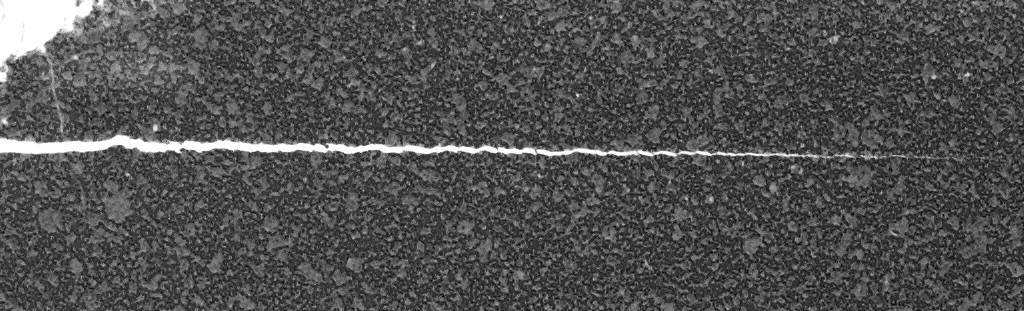
#> input picture 0_0.png, 1024 x 311 px
$ python main.py 0_0.png
#> lines starting #> are read from the running program, lines starting #| are printed output that depends on the picture
import cv2
import sys

def getSliceEnd(start, slice_size,width):
    slice_end = start+slice_size
    if(slice_end > width):
        slice_end = width
    return slice_end

def sliceImage(filename,  offset=0):
#> called with filename = '0_0.png', offset = 0
    img = cv2.imread(filename)
#> img is the input picture: shape (311, 1024, 3); min 0, max 255, mean 80.3
    height, width, channels = img.shape
#> height = 311; width = 1024; channels = 3
    print('width:  ', width)
#| width:   1024
    print('height: ', height)
#| height:  311
    print('channel:', channels)
#| channel: 3

    #hsv_img = cv2.cvtColor(img, cv2.COLOR_BGR2HSV)
    #h_image, s_image, v_image = cv2.split(hsv_img)

    #v_image = (255-v_image)

    v_image = ~img
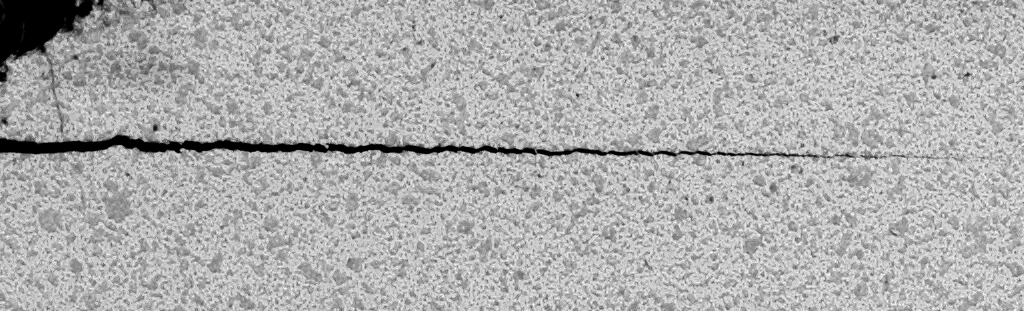
#> v_image: shape (311, 1024, 3); min 0, max 255, mean 174.7

    images = []

    slices_size = 512
    number_of_slices = int ((width-offset)/slices_size)
#> number_of_slices = 2

    if(width%slices_size>0):
        number_of_slices=number_of_slices+1

    slice_start = offset
    slice_end = getSliceEnd(slice_start,slices_size,width)
#> slice_end = 512

    print("Number of slices " + str(number_of_slices))
#| Number of slices 2

    for i in range(0,number_of_slices):
        slice_end = getSliceEnd(slice_start, slices_size, width)
        print(str(slice_start) + " " + str(slice_end))
        #temp_image = img
        #images.append(temp_image[0:height, slice_start:slice_end])
        images.append(v_image[0:height, slice_start:slice_end])
        slice_start = slice_start+slices_size
#> after the loop, images = 2 items; slice_start = 1024

    counter = 0
    for image in images:
        cv2.imwrite(str(offset)+"_"+str(counter)+".png", image)
        counter = counter+1
#> this loop made 2 passes
#> counter on passes 1 to 2: 1, 2
#> pass 1, in sliceImage, `cv2.imwrite(str(offset)+"_"+str(counter)+".png", image)`:
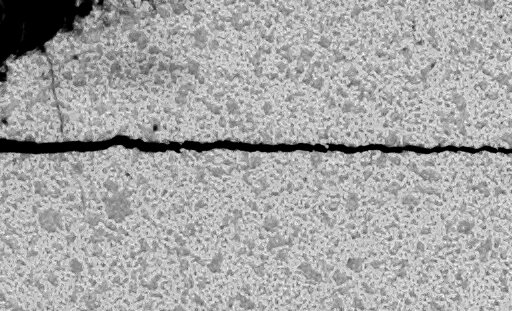
#> saved as 0_0.png: shape (311, 512, 3); min 0, max 253, mean 167.2
#> pass 2, in sliceImage, `cv2.imwrite(str(offset)+"_"+str(counter)+".png", image)`:
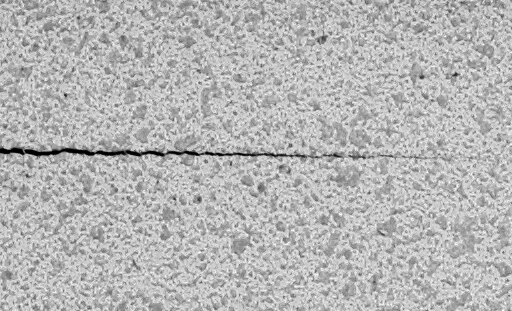
#> saved as 0_1.png: shape (311, 512, 3); min 0, max 255, mean 182.2
#> after the loop, counter = 2


# Press the green button in the gutter to run the script.
if __name__ == '__main__':
    if(len(sys.argv) < 2):
        print("Usage: script image.png")
        sys.exit(1)
    sliceImage(sys.argv[1])
    sliceImage(sys.argv[1],256)
#> call 2 of sliceImage, with filename = '0_0.png', offset = 256
#| width:   512
#| height:  311
#| channel: 3
#> in sliceImage (call 2), `v_image = ~img`:
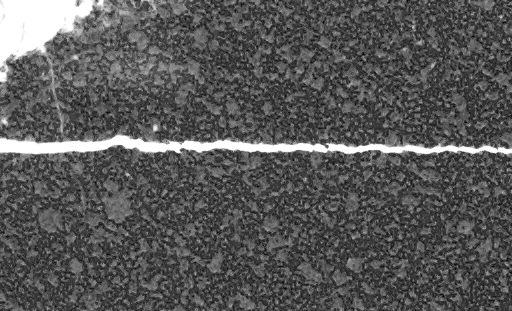
#> v_image: shape (311, 512, 3); min 2, max 255, mean 87.8
#| Number of slices 0
#> after the loop in sliceImage (call 2), `for i in range(0,number_of_slices):`: images = []; slice_start = 256
#> after the loop in sliceImage (call 2), `for image in images:`: counter = 0


# See PyCharm help at https://www.jetbrains.com/help/pycharm/

$ run again, on 0_2.png
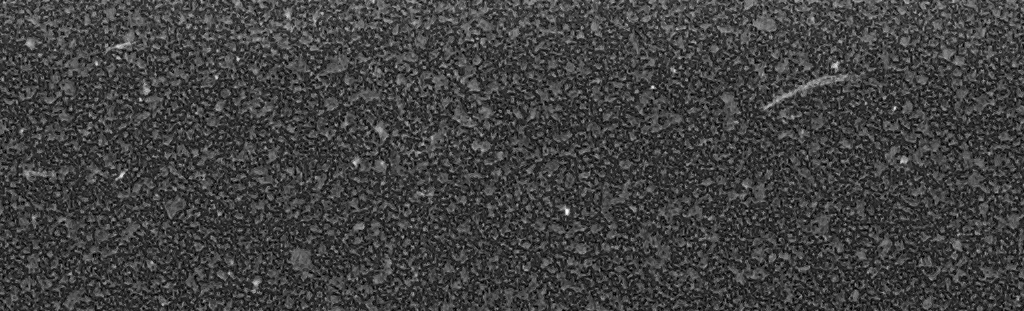
#> input picture 0_2.png, 1024 x 311 px
#> in sliceImage, img is the input picture: shape (311, 1024, 3); min 0, max 253, mean 64.4
#| width:   1024
#| height:  311
#| channel: 3
#| Number of slices 2
#> after the loop in sliceImage, `for i in range(0,number_of_slices):`: images = 2 items; slice_start = 1024
#> the loop in sliceImage, `for image in images:` made 2 passes
#> counter on passes 1 to 2: 1, 2
#> pass 1, in sliceImage, `cv2.imwrite(str(offset)+"_"+str(counter)+".png", image)`:
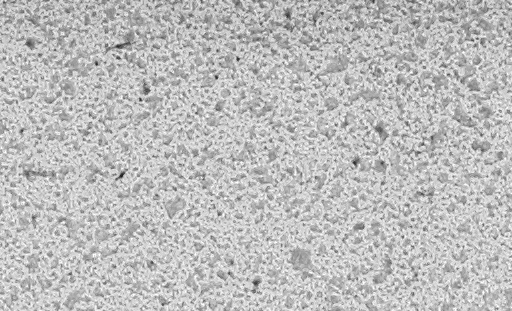
#> saved as 0_0.png: shape (311, 512, 3); min 28, max 255, mean 190
#> after the loop in sliceImage, `for image in images:`: counter = 2
#| width:   1024
#| height:  311
#| channel: 3
#| Number of slices 1
#> after the loop in sliceImage (call 2), `for i in range(0,number_of_slices):`: images = 1 item; slice_start = 768
#> the loop in sliceImage (call 2), `for image in images:` made 1 pass
#> pass 1, in sliceImage (call 2), `cv2.imwrite(str(offset)+"_"+str(counter)+".png", image)`:
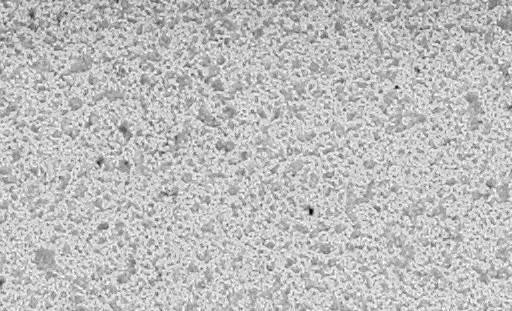
#> saved as 256_0.png: shape (311, 512, 3); min 2, max 255, mean 190.4
#> after the loop in sliceImage (call 2), `for image in images:`: counter = 1

$ run again, on 0_3.png
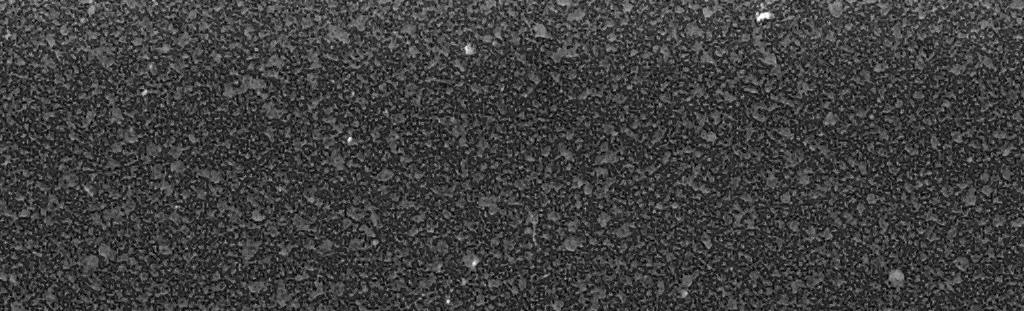
#> input picture 0_3.png, 1024 x 311 px
#> in sliceImage, img is the input picture: shape (311, 1024, 3); min 0, max 255, mean 62.7
#| width:   1024
#| height:  311
#| channel: 3
#| Number of slices 2
#> after the loop in sliceImage, `for i in range(0,number_of_slices):`: images = 2 items; slice_start = 1024
#> the loop in sliceImage, `for image in images:` made 2 passes
#> counter on passes 1 to 2: 1, 2
#> pass 1, in sliceImage, `cv2.imwrite(str(offset)+"_"+str(counter)+".png", image)`:
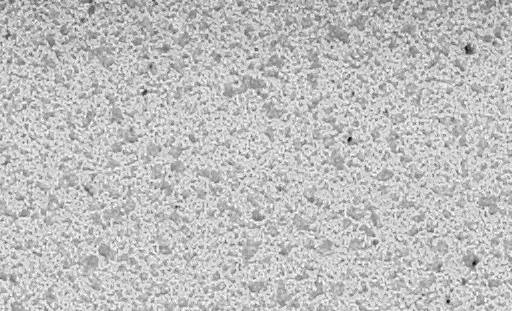
#> saved as 0_0.png: shape (311, 512, 3); min 11, max 255, mean 191.9
#> after the loop in sliceImage, `for image in images:`: counter = 2
#| width:   1024
#| height:  311
#| channel: 3
#| Number of slices 1
#> after the loop in sliceImage (call 2), `for i in range(0,number_of_slices):`: images = 1 item; slice_start = 768
#> the loop in sliceImage (call 2), `for image in images:` made 1 pass
#> pass 1, in sliceImage (call 2), `cv2.imwrite(str(offset)+"_"+str(counter)+".png", image)`:
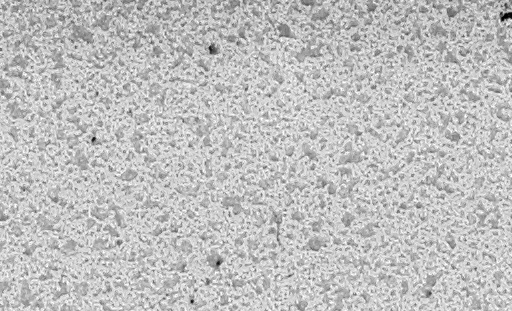
#> saved as 256_0.png: shape (311, 512, 3); min 0, max 255, mean 192.1
#> after the loop in sliceImage (call 2), `for image in images:`: counter = 1

$ run again, on 0_4.png
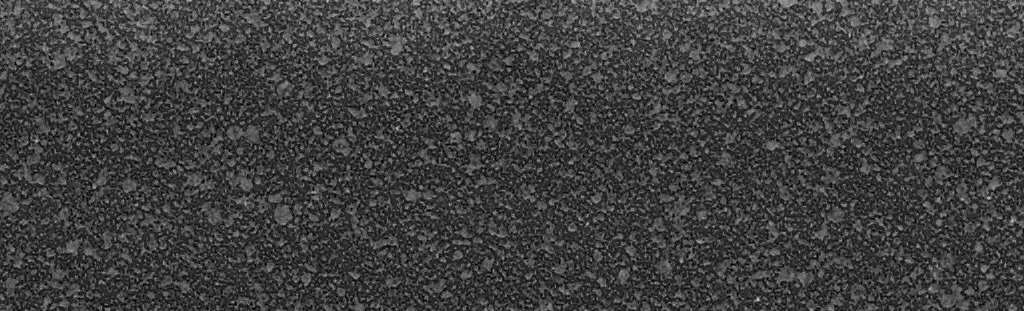
#> input picture 0_4.png, 1024 x 311 px
#> in sliceImage, img is the input picture: shape (311, 1024, 3); min 0, max 201, mean 63.8
#| width:   1024
#| height:  311
#| channel: 3
#> in sliceImage, `v_image = ~img`:
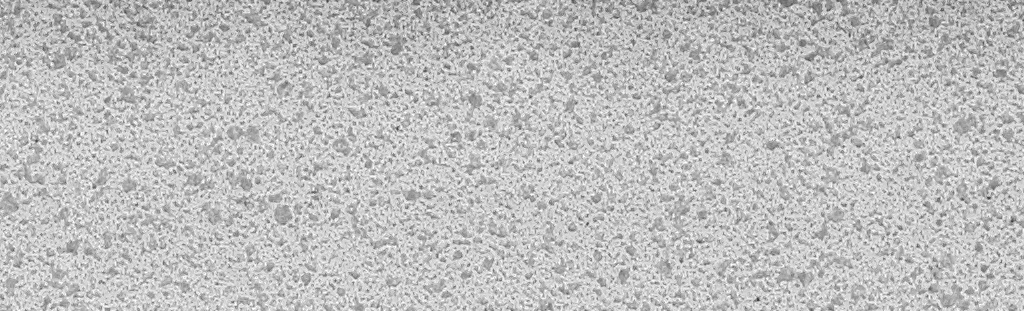
#> v_image: shape (311, 1024, 3); min 54, max 255, mean 191.2
#| Number of slices 2
#> after the loop in sliceImage, `for i in range(0,number_of_slices):`: images = 2 items; slice_start = 1024
#> the loop in sliceImage, `for image in images:` made 2 passes
#> counter on passes 1 to 2: 1, 2
#> after the loop in sliceImage, `for image in images:`: counter = 2
#| width:   1024
#| height:  311
#| channel: 3
#| Number of slices 1
#> after the loop in sliceImage (call 2), `for i in range(0,number_of_slices):`: images = 1 item; slice_start = 768
#> the loop in sliceImage (call 2), `for image in images:` made 1 pass
#> pass 1, in sliceImage (call 2), `cv2.imwrite(str(offset)+"_"+str(counter)+".png", image)`:
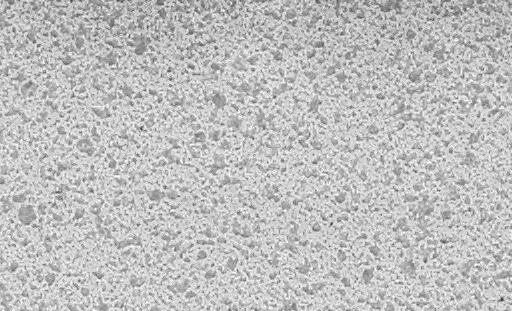
#> saved as 256_0.png: shape (311, 512, 3); min 54, max 255, mean 191.7
#> after the loop in sliceImage (call 2), `for image in images:`: counter = 1
